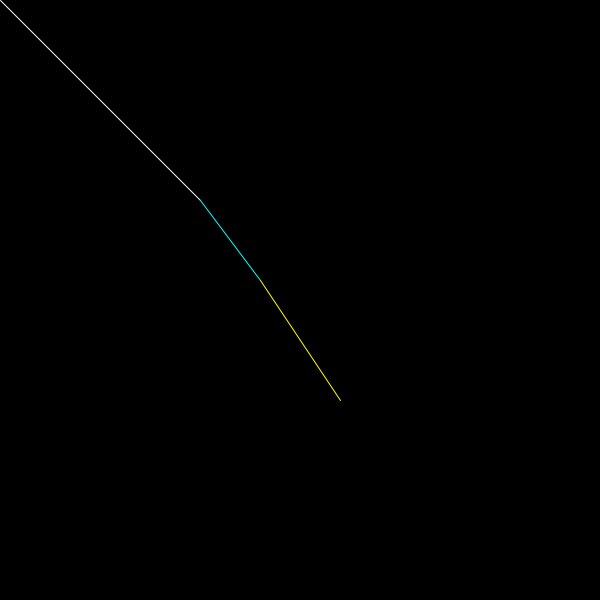
Frame 1 (no input)
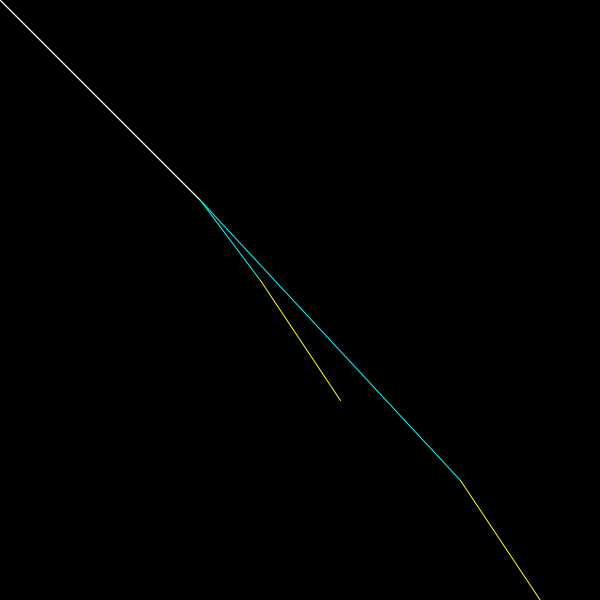
Frame 2 (the mouse pressed at the canvas centre, redrawn once)

The Processing sketch that drew these frames (run headless with seeded random() and noise(); the mouse was pressed at the canvas centre and the sketch redrawn once):

// Processing sketch: Main
// ── Main.pde
Vector v1, v2, v3; 
color branco, amarelo, ciano; 

void setup(){
  size(600,600); 
  noLoop(); background(0);
  
  v1 = new Vector(200, 200); 
  v2 = new Vector(60, 80); 
  v3 = new Vector(80, 120); 
  
  branco = 255; 
  amarelo = #ffff00; 
  ciano = #00ffff; 
}

void draw(){
  v1.desenha(0, 0, branco); 
  //v2.desenha(v1.x, v1.y); 
  //v1.add(v2); 
  //v1.mult(2); 
  //v1.add(v2, v3, v1); 
  //v1.desenha(0, 0, branco); 
  
  v2.desenha(v1.x, v1.y, ciano); 
  v2.add(v1); 
  v3.desenha(v2.x, v2.y, amarelo); 
}

// ── Vector.pde
public class Vector{
  float x, y, z; 
  
  
  
  
  // CONSTRUTORES 
  public Vector(){}
  public Vector(float x, float y){
    this.x = x; 
    this.y = y; 
   
  }
  public Vector(float x, float y, float z){
    this.x = x; 
    this.y = y; 
    this.z = z; 
  }
  
  // SETAGEM OU SUBSTITUIÇÃO DOS VALORES  
  public void set(float x){
    this.x = x; 
  }
  public void set(float x, float y){ // SOBRECARGA
    this.x = x; 
    this.y = y; 
  }
  public void set(float x, float y, float z){ // SOBRECARGA
    this.x = x; 
    this.y = y; 
    this.z = z; 
  }
  
  public void desenha(float x, float y, color coloring){
    stroke(coloring); 
    line(x, y, x+this.x, y+this.y);
  }
  
  // MAGNITUDE
  public float mag(){
    return sqrt(this.x*this.x + this.y+this.y); 
  }
  
  // ADIÇÃO 
  public void add(Vector v){
    this.x += v.x; 
    this.y += v.y; 
  }
  public void add(Vector v1, Vector v2){
    this.x += v1.x + v2.x; 
    this.y += v1.y + v2.y; 
  }
  public void add(Vector v1, Vector v2, Vector v3){
    this.x += v1.x + v2.x + v3.x; 
    this.y += v1.y + v2.y + v3.y; 
  }
  
  // SUBTRAÇÃO 
  public void sub(Vector v){
    this.x -= v.x; 
    this.y -= v.y; 
  }
  
  // MULTIPLICAÇÃO
  public void mult(Vector v){
    this.x *= v.x; 
    this.y *= v.y; 
  }
  
  public void mult(float a){
    this.x *= a; 
    this.y *= a; 
  }
  
  
}
